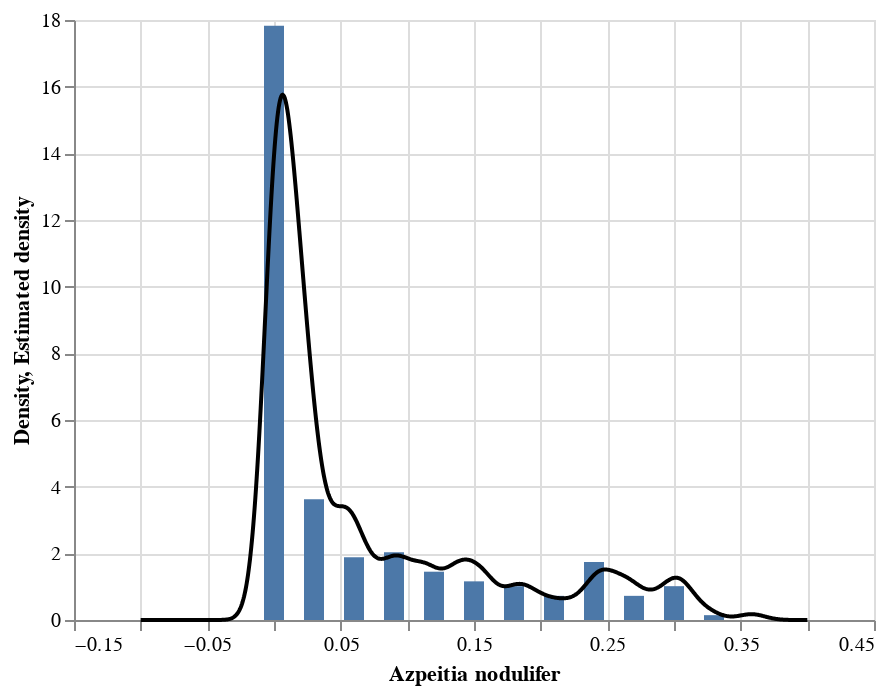

Write notebook code for a chart like this one.
### Markdown cell above
#### (ii) Construct a kernel density estimate of the distribution.

Save the KDE curve as `smooth` and layer it on top of the density histogram.

(*Remember*: experiment with the bandwidth parameter, and find a value that you feel captures the shape best.)

### Code cell
# solution
smooth = alt.Chart(
    diatoms
).transform_density(
    density = 'A_nodul', # variable to smooth
    as_ = ['Azpeitia nodulifer', 'Estimated density'], # names of outputs
    bandwidth = 0.01, # how smooth?
    extent = [-0.1, 0.4], # domain on which the smooth is defined
    steps = 1000 # for plotting: number of points to generate for plotting line
).mark_line(color = 'black').encode(
    x = 'Azpeitia nodulifer:Q',
    y = 'Estimated density:Q'
)
hist + smooth

### Figure 1 — Vega-Lite specification as saved in the notebook (floating-point values rounded to 4 significant figures; data arrays with more than 128 entries replaced by an {"elided": "..."} marker saying what was removed)
{"config": {"view": {"continuousWidth": 400, "continuousHeight": 300}}, "layer": [{"mark": {"type": "bar", "size": 10}, "encoding": {"x": {"type": "quantitative", "field": "Azpeitia nodulifer", "title": "Azpeitia nodulifer"}, "y": {"type": "quantitative", "field": "Density"}}, "transform": [{"bin": {"step": 0.03}, "field": "A_nodul", "as": "Azpeitia nodulifer"}, {"aggregate": [{"op": "count", "as": "Count"}], "groupby": ["Azpeitia nodulifer"]}, {"calculate": "datum.Count/(0.03*230)", "as": "Density"}]}, {"mark": {"type": "line", "color": "black"}, "encoding": {"x": {"type": "quantitative", "field": "Azpeitia nodulifer"}, "y": {"type": "quantitative", "field": "Estimated density"}}, "transform": [{"density": "A_nodul", "bandwidth": 0.01, "extent": [-0.1, 0.4], "steps": 1000, "as": ["Azpeitia nodulifer", "Estimated density"]}]}], "data": {"name": "data-9f4e66e54759d6b46301ea3d10ce44f6"}, "$schema": "https://vega.github.io/schema/vega-lite/v4.0.2.json", "datasets": {"data-9f4e66e54759d6b46301ea3d10ce44f6": {"elided": "230 records"}}}
